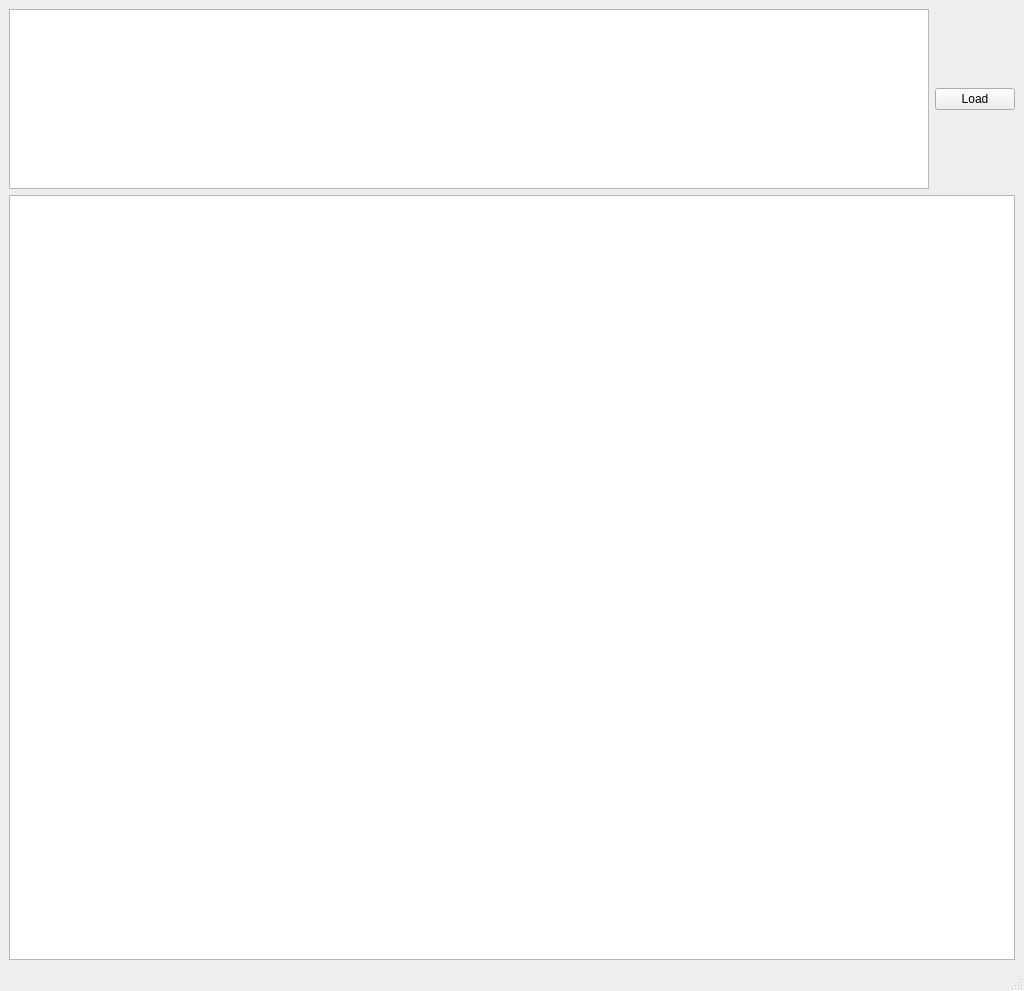
<?xml version="1.0" encoding="UTF-8"?>
<ui version="4.0">
 <class>MainWindow</class>
 <widget class="QMainWindow" name="MainWindow">
  <property name="geometry">
   <rect>
    <x>0</x>
    <y>0</y>
    <width>1024</width>
    <height>991</height>
   </rect>
  </property>
  <property name="windowTitle">
   <string>MainWindow</string>
  </property>
  <widget class="QWidget" name="centralwidget">
   <layout class="QVBoxLayout" name="verticalLayout">
    <item>
     <layout class="QHBoxLayout" name="horizontalLayout">
      <item>
       <widget class="QTreeView" name="treeView">
        <property name="sizePolicy">
         <sizepolicy hsizetype="Expanding" vsizetype="Preferred">
          <horstretch>0</horstretch>
          <verstretch>0</verstretch>
         </sizepolicy>
        </property>
        <property name="minimumSize">
         <size>
          <width>0</width>
          <height>180</height>
         </size>
        </property>
        <property name="maximumSize">
         <size>
          <width>16777215</width>
          <height>16777215</height>
         </size>
        </property>
        <attribute name="headerDefaultSectionSize">
         <number>200</number>
        </attribute>
       </widget>
      </item>
      <item>
       <widget class="QPushButton" name="loadButton">
        <property name="sizePolicy">
         <sizepolicy hsizetype="Fixed" vsizetype="Fixed">
          <horstretch>0</horstretch>
          <verstretch>0</verstretch>
         </sizepolicy>
        </property>
        <property name="text">
         <string>Load</string>
        </property>
        <property name="iconSize">
         <size>
          <width>100</width>
          <height>100</height>
         </size>
        </property>
       </widget>
      </item>
     </layout>
    </item>
    <item>
     <widget class="QTableView" name="tableView">
      <attribute name="horizontalHeaderMinimumSectionSize">
       <number>48</number>
      </attribute>
     </widget>
    </item>
   </layout>
  </widget>
  <widget class="QMenuBar" name="menubar">
   <property name="geometry">
    <rect>
     <x>0</x>
     <y>0</y>
     <width>1024</width>
     <height>22</height>
    </rect>
   </property>
  </widget>
  <widget class="QStatusBar" name="statusbar"/>
 </widget>
 <resources/>
 <connections/>
</ui>
